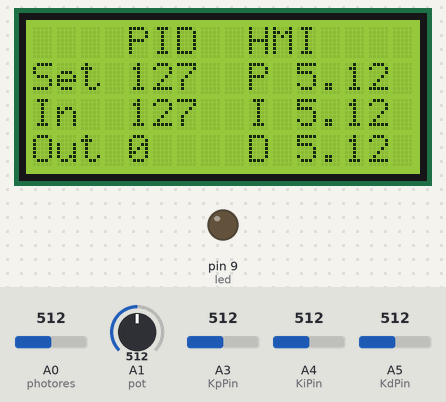
The sketch below on a simulated Arduino Uno, built with avr-gcc and run on an emulated ATmega328P. On the bench: 16×4 character LCD, output pins drawn as LEDs (lit = HIGH). The inputs (shaded band) are chosen by the test bench; at power-on: A1 (pot) = 512, A0 (photores) = 512, A3 (KpPin) = 512, A4 (KiPin) = 512, A5 (KdPin) = 512. What the sketch prints to the serial monitor is not drawn.

Above: at 1.2 s.
1.3 s: A1 (pot) set to 520
At 1.95 s:
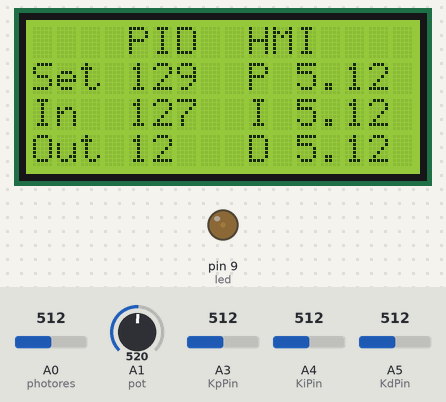
3.0 s: A0 (photores) set to 306
At 3.4 s:
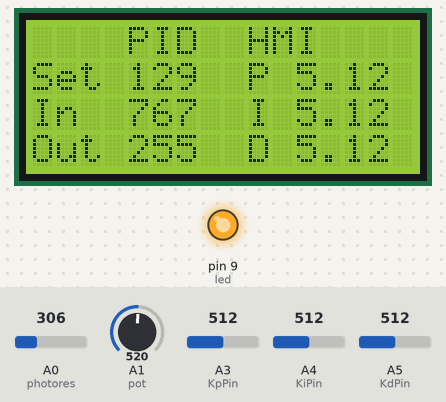
4.5 s: A3 (KpPin) set to 716
At 5.7 s:
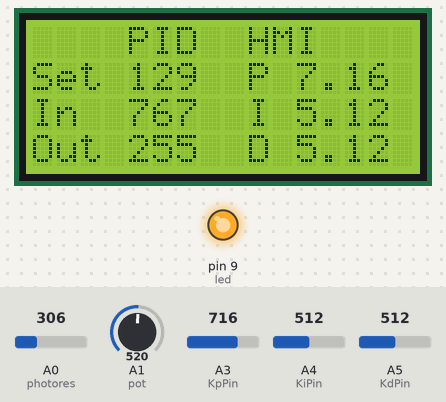
6.0 s: A4 (KiPin) set to 716
At 7.2 s:
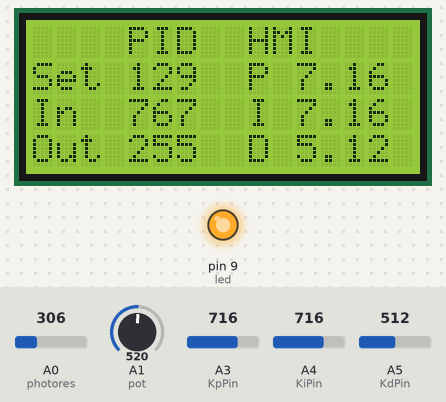
7.5 s: A5 (KdPin) set to 716
At 8.5 s:
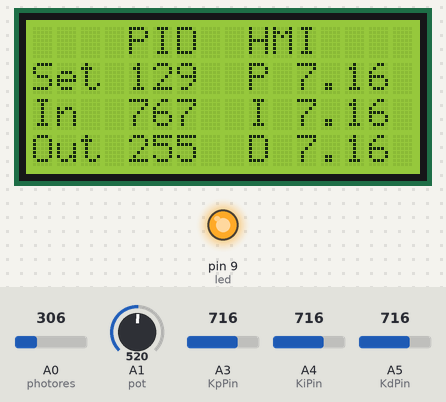
9.0 s: A1 (pot) set to 716
At 9.7 s:
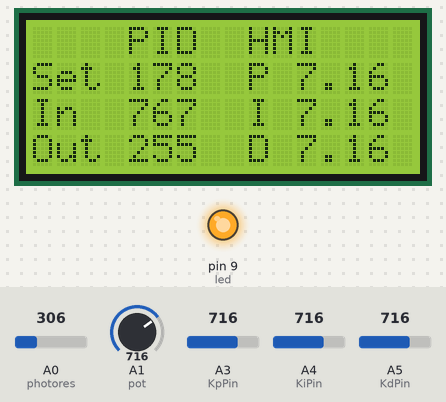
Timing chart, 0 to 11.5 s (numbered marks = the images above; inputs shaded):
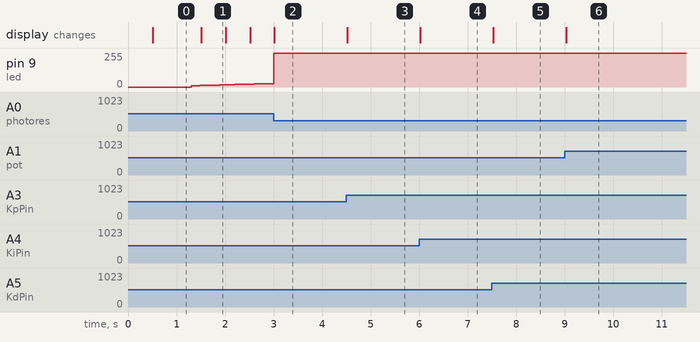

Measured:
- after the input at 1.3 s, pin 9 (led): moves from 0/255 to 26/255 over 1.6 s, starting at once; the display: changes after 0.21 s (image 1)
- after the input at 4.5 s, the display: changes at once (image 3)
- after the input at 6.0 s, the display: changes at once (image 4)
- after the input at 7.5 s, the display: changes at once (image 5)
- after the input at 9.0 s, the display: changes at once (image 6)

The sketch:

PID_Tuning.ino
```cpp
#include <PID_v1.h>
#include <LiquidCrystal.h>
const int rs = 12, en = 11, d4 = 5, d5 = 4, d6 = 3, d7 = 2;
LiquidCrystal lcd(rs, en, d4, d5, d6, d7);

const int photores = A0;   // LDR input pin
const int pot = A1;        // Potentiometer input pin
const int led = 9;         // LED output pin
double lightLevel;       // Indirectly store the light level
const double KpPin = A3 ;
const double KiPin = A4 ;
const double KdPin = A5 ;

// Tuning parameters
float Kp = 0;              // Proportional gain
float Ki = 10;             // Integral gain
float Kd = 0;              // Differential gain

// Record the set point as well as the controller input and output
double Setpoint, Input, Output;

// Create a controller that is linked to the specified Input, Ouput and Setpoint
PID myPID(&Input, &Output, &Setpoint, Kp, Ki, Kd, DIRECT);
const int sampleRate = 1;        // Time interval of the PID control
const long serialPing = 500;     // How often data is recieved from the Arduino
unsigned long now = 0;           // Store the time that has elapsed
unsigned long lastMessage = 0;   // The last time that data was recieved
 int SetpointI, InputI, OutputI;

void setup()
 {
  Kp = analogRead(KpPin) / 100.0;
  Ki = analogRead(KiPin) / 100.0;
  Kd = analogRead(KdPin) / 100.0;
 lightLevel = analogRead(photores);                 // Read the set point

 // Arduino has an analogueRead() resolution of 0-1023 and an analogueWrite() resolution of 0-255
 Input = map(lightLevel, 0, 1023, 0, 255);        // Scale the input
 Setpoint = map(analogRead(pot), 0, 1023, 0, 255);  // Scale the set point
 myPID.SetTunings(Kp, Ki, Kd);
 Serial.begin(9600);                                // Initialise serial communications at 9600 bps
 myPID.SetMode(AUTOMATIC);                          // Turn on the PID control
 myPID.SetSampleTime(sampleRate);                   // Assign the sample rate of the control
 Serial.println("Begin");                           // Let the user know that the set up s complete
 lastMessage = millis();                            // Serial data will be recieved relative to this first point


 lcd.begin(16, 4);
  lcd.setCursor(4, 0);
 lcd.print("PID  HMI");


 }

void loop()
 {
  Kp = analogRead(KpPin) / 100.0;
  Ki = analogRead(KiPin) / 100.0;
  Kd = analogRead(KdPin) / 100.0;
  myPID.SetTunings(Kp, Ki, Kd);
 Setpoint = map(analogRead(pot), 0, 1023, 0, 255);  // Continue to read and scale the set point
 lightLevel = analogRead(photores);                 // Read the light level
 Input = map(lightLevel, 0, 1023, 0, 255);          // Scale the input to the PID
 myPID.Compute();                                   // Calculates the PID output at a specified sample time
 analogWrite(led, Output);                          // Power the LED
 now = millis();                                    // Keep track of the elapsed time
 if(now - lastMessage > serialPing)                 // If enough time has passed send data
 {
 Serial.print("Setpoint = ");
 Serial.print(Setpoint);

  lcd.setCursor(0, 1);
 lcd.print("Set");
 lcd.setCursor(4, 1);
 lcd.print(SetpointI);

lcd.setCursor(9, 1);
 lcd.print("P");
 lcd.setCursor(11, 1);
 lcd.print(Kp);

 Serial.print(" Input = ");
 Serial.print(Input);

 lcd.setCursor(0, 2);
 lcd.print("In ");
  lcd.setCursor(4, 2);
 lcd.print(InputI);

 lcd.setCursor(9, 2);
 lcd.print("I");
  lcd.setCursor(11, 2);
 lcd.print(Ki);

 Serial.print(" Output = ");
 Serial.print(Output);

 lcd.setCursor(0, 3);
 lcd.print("Out");
  lcd.setCursor(4, 3);
 lcd.print(OutputI);

lcd.setCursor(9, 3);
 lcd.print("D");
  lcd.setCursor(11, 3);
 lcd.print(Kd);
 Serial.print("\n");
 // The tuning parameters can be retrieved by the Arduino from the serial monitor: 0,0.5,0 set Ki to 0.5.
 // Commas are ignored by the Serial.parseFloat() command
 if (Serial.available() > 0)
 {
 for (int x = 0; x < 4; x++)
 {
 switch(x)
 {
 case 0:
 Kp = Serial.parseFloat();
 break;
 case 1:
 Ki = Serial.parseFloat();
 break;
 case 2:
 Kd = Serial.parseFloat();
 break;
 case 3:
 for (int y = Serial.available(); y == 0; y--)
 {
 Serial.read();
 }
 break;
 }
 }
 Serial.print(" Kp,Ki,Kd = ");  // Display the new parameters
 Serial.print(Kp);
 Serial.print(",");
 Serial.print(Ki);
 Serial.print(",");
 Serial.print(Kd);
// myPID.SetTunings(Kp, Ki, Kd);  // Set the tuning of the PID loop
 }
 lastMessage = now;               // Reference the next serial communication to this point
 }
 SetpointI = Setpoint;
 InputI =  Input ;
 OutputI =  Output ;
 }
```
